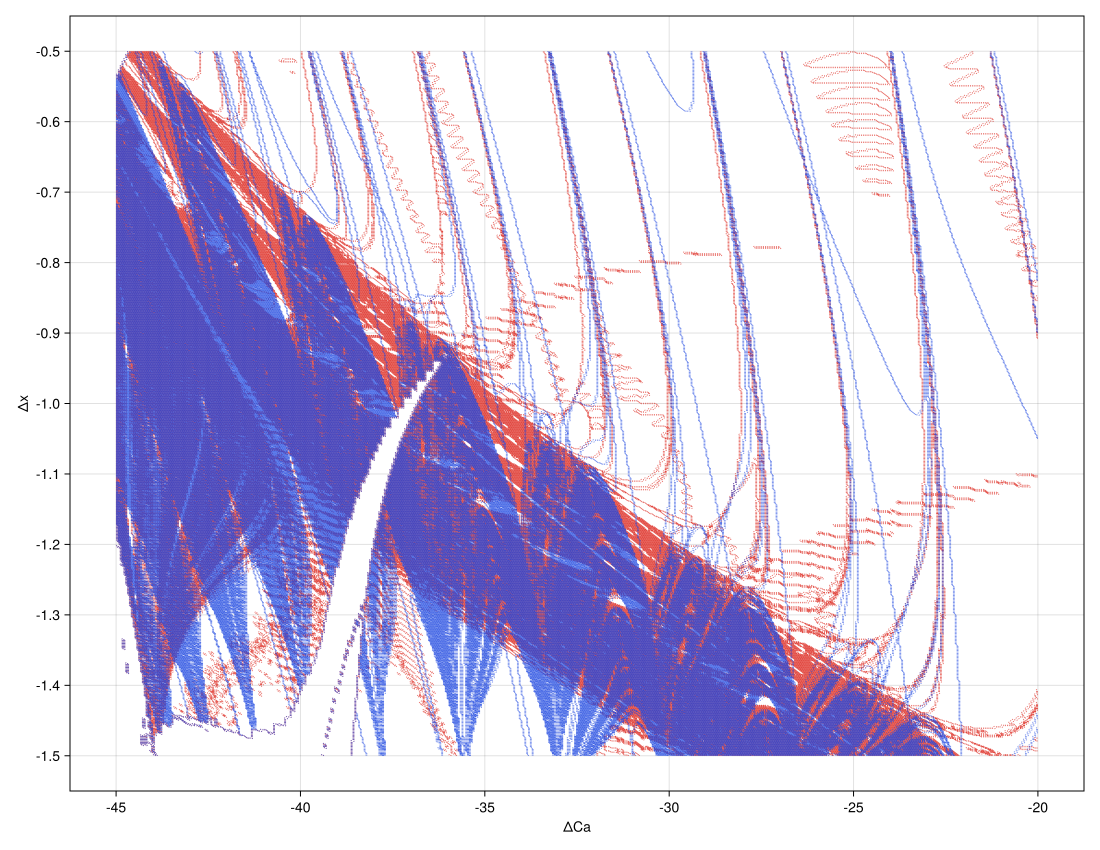
#> input picture kneading/experiment/attempt-011/grid500_seq7_prefixes_contours.png, 2200 x 1700 px, found by its file name (shown at 1/2 size)
$ python highlight_hook_region.py
#> lines starting #> are read from the running program, lines starting #| are printed output that depends on the picture
from pathlib import Path

from PIL import Image, ImageDraw


ROOT = Path("/Users/carterhinsley/Documents/Dev/MultimodalMaps.jl/kneading/experiment/attempt-011")
INPUT_NAME = "grid500_seq7_prefixes_contours.png"
OUTPUT_NAMES = (
    "grid500_seq7_prefixes_contours_hookfill.png",
    "grid500_seq7_prefixes_prefix07_contours_hookfill.png",
)

# This polygon is traced directly in image space from the visible white hook so
# the overlay follows the rendered blank region instead of a larger wedge.
HOOK_POLYGON_PIXELS = [
    (600, 1580),
    (566, 1510),
    (550, 1430),
    (544, 1345),
    (548, 1255),
    (566, 1165),
    (593, 1075),
    (630, 987),
    (673, 911),
    (719, 849),
    (769, 797),
    (812, 758),
    (835, 744),
    (831, 786),
    (808, 865),
    (781, 950),
    (753, 1040),
    (725, 1135),
    (696, 1232),
    (668, 1328),
    (640, 1420),
    (616, 1505),
]

FILL_RGBA = (244, 214, 75, 210)
OUTLINE_RGBA = (181, 138, 21, 255)
OUTLINE_WIDTH = 5
def render_highlight() -> None:
    input_path = ROOT / INPUT_NAME
    img = Image.open(input_path).convert("RGBA")
#> img is the input picture: PIL image 2200x1700 RGBA; mean R, G, B, A 212.3, 205.3, 230.5, 255
    draw = ImageDraw.Draw(img, "RGBA")
    draw.polygon(HOOK_POLYGON_PIXELS, fill=FILL_RGBA, outline=OUTLINE_RGBA, width=OUTLINE_WIDTH)

    for output_name in OUTPUT_NAMES:
        img.save(ROOT / output_name)
#> this loop made 2 passes
#> pass 1, in render_highlight, `img.save(ROOT / output_name)`:
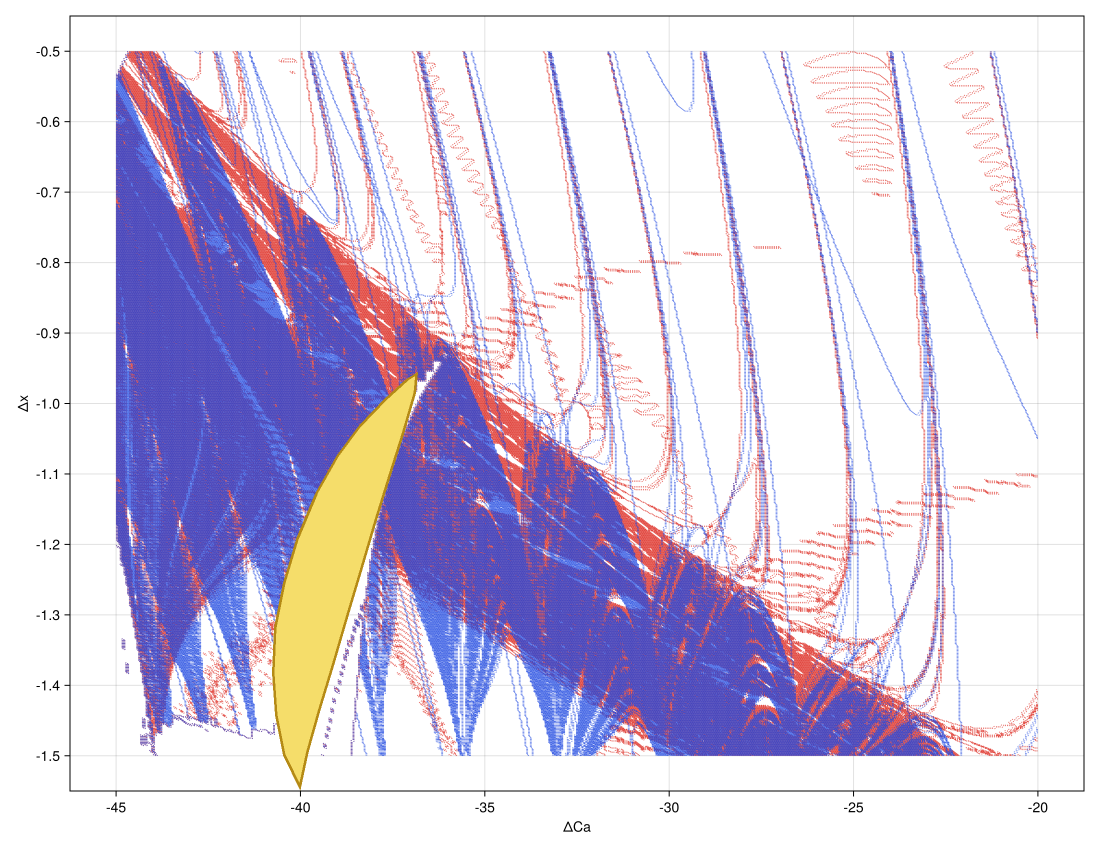
#> saved as grid500_seq7_prefixes_contours_hookfill.png: PIL image 2200x1700 RGBA (shown at 1/2 size); mean R, G, B, A 213.6, 206, 226.9, 254; transparent parts drawn white


if __name__ == "__main__":
    render_highlight()
